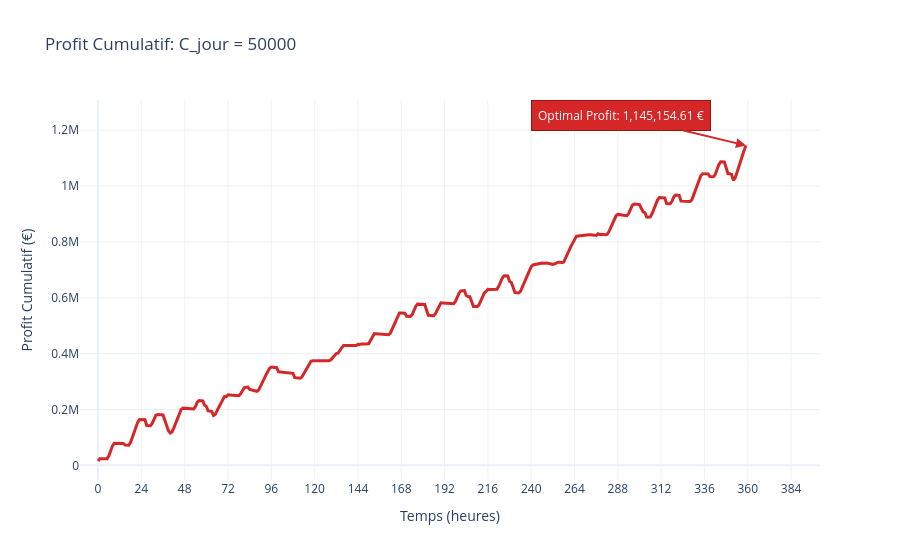

Write notebook code for a chart like this one.
### Code cell
result = hydro_with_cost("BelgiumScenario1_15jours.txt",50000)
plot_hydro_profits(result, "BelgiumScenario1_15jours.txt", 50000)
print(result["C"])
print(result["M"][119:145])

### Figure 1 — Plotly figure (JSON) as saved in the notebook; plotly's stock layout.template omitted (floating-point values rounded to 4 significant figures; data arrays with more than 128 entries replaced by an {"elided": "..."} marker saying what was removed)
{"data": [{"line": {"color": "rgb(214, 39, 40)", "width": 3}, "mode": "lines", "name": "Profit Cumulatif", "type": "scatter", "x": {"elided": "360 int values"}, "y": {"elided": "360 float values"}}], "layout": {"annotations": [{"arrowcolor": "rgb(214, 39, 40)", "arrowhead": 2, "arrowsize": 1, "arrowwidth": 2, "ax": -125, "ay": -30, "bgcolor": "rgb(214, 39, 40)", "bordercolor": "rgb(150, 20, 20)", "borderpad": 6, "borderwidth": 1, "font": {"color": "white", "size": 12}, "showarrow": true, "text": "Optimal Profit: 1,145,154.61 €", "x": 359, "y": 1145000.0}], "legend": {"bgcolor": "rgba(255,255,255,0.8)", "x": 0.01, "y": 0.99}, "title": {"text": "Profit Cumulatif: C_jour = 50000"}, "xaxis": {"anchor": "y", "domain": [0, 1], "dtick": 24, "gridcolor": "rgba(230, 230, 230, 0.5)", "range": [-10, 400], "showgrid": true, "title": {"text": "Temps (heures)"}}, "yaxis": {"anchor": "x", "domain": [0, 1], "title": {"text": "Profit Cumulatif (€)"}}}}
